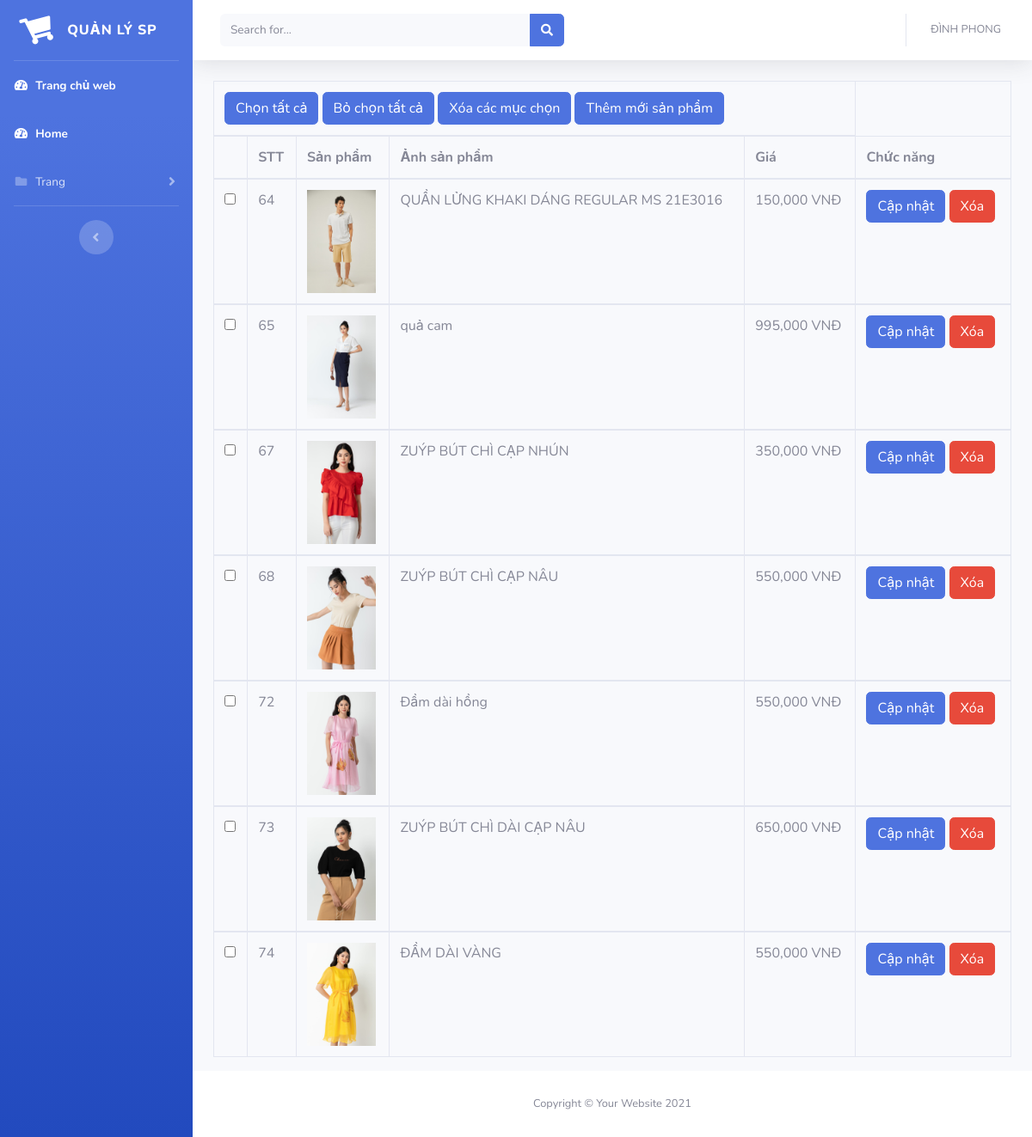
The app's page /admin/page/products/quanly.php with its own data.
### tables this page shows
CREATE TABLE `sanpham` (
  `id` int(11) NOT NULL,
  `cate_id` int(11) NOT NULL,
  `Tensp` varchar(255) NOT NULL,
  `Anh_sp` varchar(255) NOT NULL,
  `Gia_sp` int(11) NOT NULL
);

### admin/core/ketnoi.php (called while the page is built, shortened)
<?php
    $servername="localhost";
    $usernam="root";
    $password="";
    $database="webivymoda";
    $conn= mysqli_connect($servername, $usernam, $password, $database);
    function showDataAll($sql){
        global $conn;
        $result = mysqli_query($conn , $sql);
        $data_list =[];
        while($row = mysqli_fetch_array($result ,1)){
            $data_list[] = $row;
        };
        return $data_list;
    };
?>

### admin/page/products/quanly.php (the view, shortened to what this page needs)
<?php  require "../.././core/ketnoi.php";
$sql = "SELECT * FROM `sanpham`";
$result = showDataAll($sql);
?>
<?php require "../.././layout/header.php";?>
<div class="container">
    <div class="row">
        <div class="col-md-12">
            <form action="del_sp.php" method="post">
                <table class="table table-bordered table-hover">
                    <thead>
                        <tr>
                            <td colspan="5">
                                <button id="check-all" type="button" class="btn btn-primary">Chọn tất cả</button>
                                <button id="clear-all" type="button" class="btn btn-primary">Bỏ chọn tất cả</button>
                                <button id="btn-delete" type="submit" name="btn_delete"
                                    onclick="return confirm('Ban có muốn xóa hay không ?')" class="btn btn-primary">Xóa
                                    các mục chọn</button>
                                <a href="add_sp.php" class="btn btn-primary">Thêm mới sản phẩm</a>
                            </td>
                        </tr>
                        <tr>
                            <th></th>
                            <th>STT</th>
                            <th>Sản phẩm</th>
                            <th>Ảnh sản phẩm </th>
                            <th>Giá</th>
                            <th>Chức năng</th>
                        </tr>
                    </thead>
                    <tbody>
                        <?php foreach($result as $product): ?>
                        <tr>
                            <th><input type="checkbox" name="id[]" value="<?= $product["id"] ?>"></th>
                            <td><?= $product["id"] ?></td>
                            <td><img src="../.././images/products/<?= $product["Anh_sp"] ?>" alt="" style="width:80px">
                            </td>
                            <td><?= $product["Tensp"] ?> </td>
                            <td><?php  echo  number_format($product["Gia_sp"], 0, '', ',');?> VNĐ</td>
                            <td>
                                <a href="edit_sp.php?id=<?= $product["id"] ?>" class="btn btn-primary">Cập nhật</a>
                                <a href="del_sp.php?id=<?= $product["id"] ?>" class="btn btn-danger">Xóa</a>
                            </td>
                        </tr>
                    </tbody>
                    <?php endforeach ?>
                </table>
        </div>
    </div>
</div>
<?php require "../.././layout/footer.php";?>

### records on screen
sanpham: id "64", Anh_sp (picture), Tensp "QUẦN LỬNG KHAKI DÁNG REGULAR MS 21E3016", Gia_sp "150,000"
sanpham: id "65", Anh_sp (picture), Tensp "quả cam", Gia_sp "995,000"
sanpham: id "67", Anh_sp (picture), Tensp "ZUÝP BÚT CHÌ CẠP NHÚN", Gia_sp "350,000"
sanpham: id "68", Anh_sp (picture), Tensp "ZUÝP BÚT CHÌ CẠP NÂU", Gia_sp "550,000"
sanpham: id "72", Anh_sp (picture), Tensp "Đầm dài hồng", Gia_sp "550,000"
sanpham: id "73", Anh_sp (picture), Tensp "ZUÝP BÚT CHÌ DÀI CẠP NÂU", Gia_sp "650,000"
sanpham: id "74", Anh_sp (picture), Tensp "ĐẦM DÀI VÀNG", Gia_sp "550,000"
